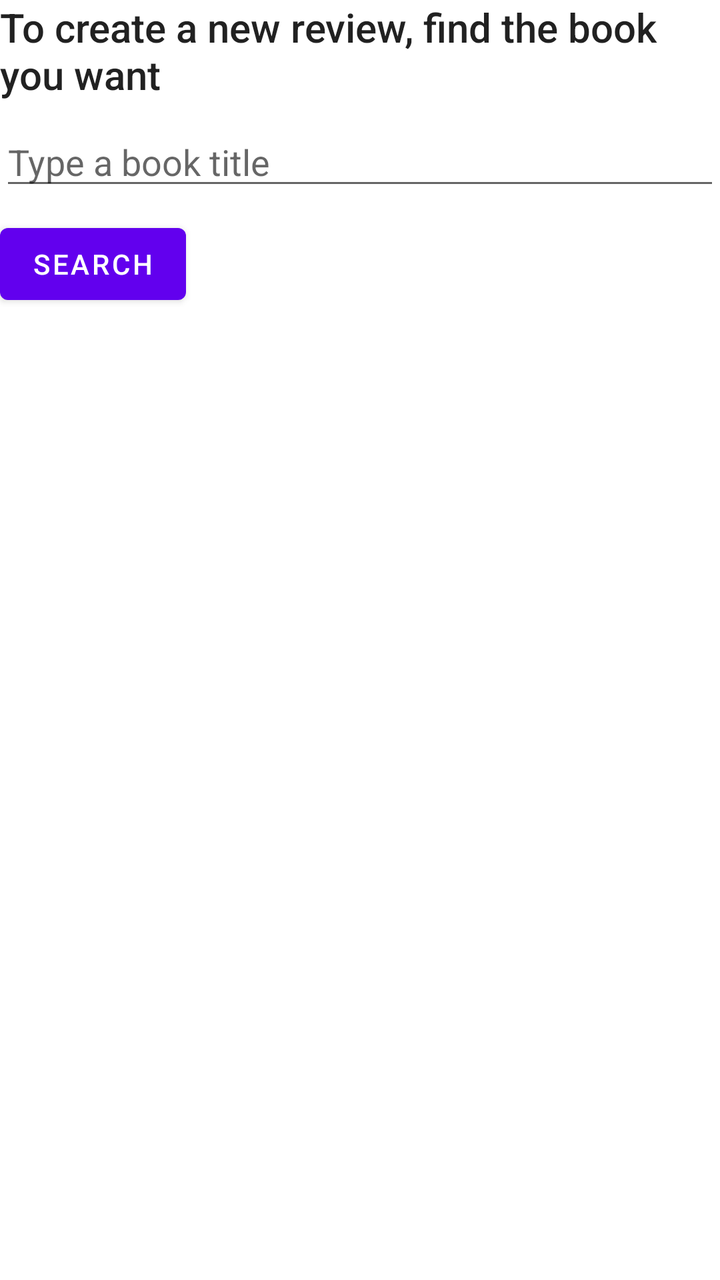
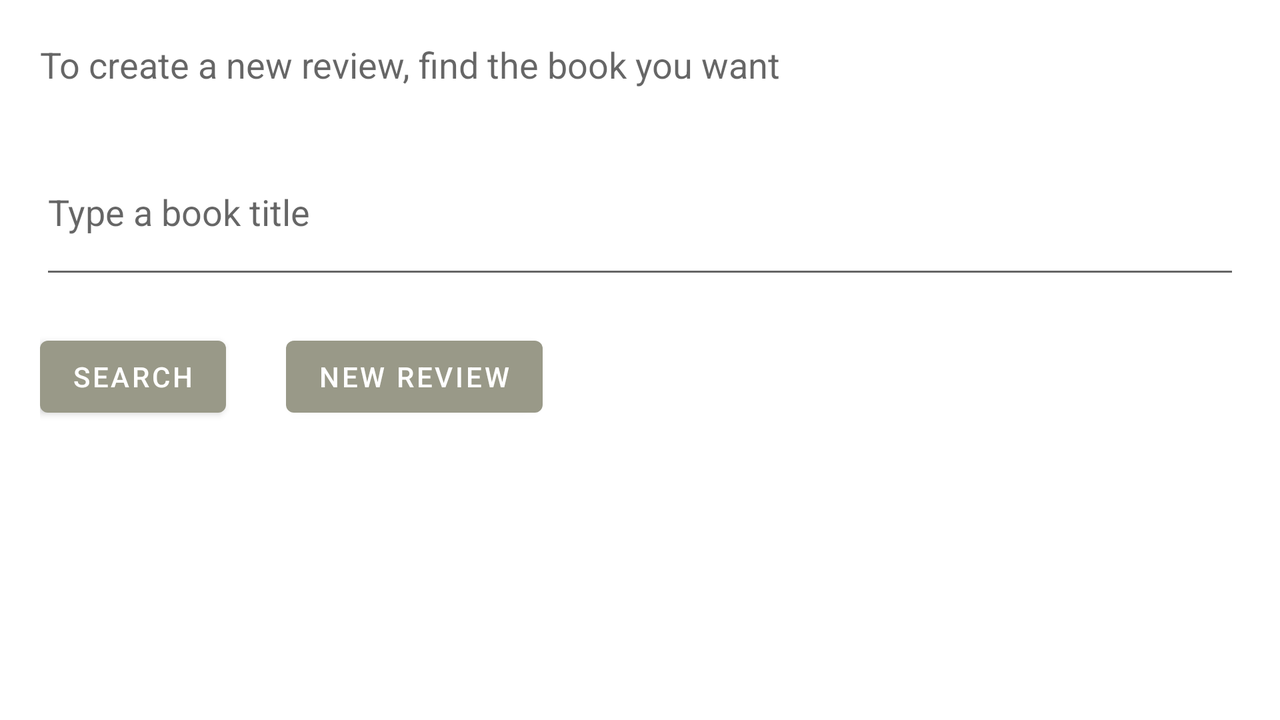

The same Android screen from two of the app's own layout files: first res/layout/ as a phone draws it, then the repository's variant for another configuration, drawn on a device whose configuration selects that folder. Both files follow.
<!-- AndroidManifest.xml: application theme Theme.BookRater -->
<!-- res/layout/activity_new_review.xml -->
<?xml version="1.0" encoding="utf-8"?>
<androidx.constraintlayout.widget.ConstraintLayout xmlns:android="http://schemas.android.com/apk/res/android"
    xmlns:app="http://schemas.android.com/apk/res-auto"
    xmlns:tools="http://schemas.android.com/tools"
    android:layout_width="match_parent"
    android:layout_height="match_parent"
    tools:context=".NewReview">


    <TextView
        android:id="@+id/instructions"
        android:layout_width="match_parent"
        android:layout_height="wrap_content"
        android:text="@string/instructions"
        android:textAppearance="@style/TextAppearance.AppCompat.Title"
        app:layout_constraintStart_toStartOf="parent"
        app:layout_constraintTop_toTopOf="parent"/>

    <EditText
        android:id="@+id/bookInput"
        android:layout_width="match_parent"
        android:layout_height="wrap_content"
        android:layout_marginTop="8dp"
        android:hint="@string/input_hint"
        android:inputType="text"
        app:layout_constraintEnd_toEndOf="parent"
        app:layout_constraintStart_toStartOf="parent"
        app:layout_constraintTop_toBottomOf="@+id/instructions"/>

    <Button
        android:id="@+id/searchButton"
        android:layout_width="wrap_content"
        android:layout_height="wrap_content"
        android:layout_marginTop="8dp"
        android:onClick="searchBooks"
        android:text="@string/button_text"
        app:layout_constraintStart_toStartOf="parent"
        app:layout_constraintTop_toBottomOf="@+id/bookInput"/>

    <TextView
        android:id="@+id/titleText"
        android:layout_width="wrap_content"
        android:layout_height="wrap_content"
        android:layout_marginTop="16dp"
        android:textAppearance=
            "@style/TextAppearance.AppCompat.Headline"
        app:layout_constraintStart_toStartOf="parent"
        app:layout_constraintTop_toBottomOf="@+id/searchButton" />

    <TextView
        android:id="@+id/authorText"
        android:layout_width="wrap_content"
        android:layout_height="wrap_content"
        android:layout_marginTop="8dp"
        android:textAppearance=
            "@style/TextAppearance.AppCompat.Headline"
        app:layout_constraintStart_toStartOf="parent"
        app:layout_constraintTop_toBottomOf="@+id/titleText"/>

</androidx.constraintlayout.widget.ConstraintLayout>
<!-- resources referenced by this layout -->
<resources>
  <string name="button_text">search</string>
  <string name="input_hint">Type a book title</string>
  <string name="instructions">To create a new review, find the book you want</string>
  <style name="Theme.BookRater" parent="Theme.MaterialComponents.DayNight.DarkActionBar">
          
          <item name="colorPrimary">@color/purple_500</item>
          <item name="colorPrimaryVariant">@color/purple_700</item>
          <item name="colorOnPrimary">@color/white</item>
          
          <item name="colorSecondary">@color/teal_200</item>
          <item name="colorSecondaryVariant">@color/teal_700</item>
          <item name="colorOnSecondary">@color/black</item>
          
          <item name="android:statusBarColor">?attr/colorPrimaryVariant</item>
          
      </style>
</resources>
<!-- res/layout-land/activity_new_review.xml (the repository's variant of the layout above) -->
<!-- drawn on the phone turned sideways -->
<?xml version="1.0" encoding="utf-8"?>
<androidx.constraintlayout.widget.ConstraintLayout xmlns:android="http://schemas.android.com/apk/res/android"
    xmlns:app="http://schemas.android.com/apk/res-auto"
    xmlns:tools="http://schemas.android.com/tools"
    android:layout_width="match_parent"
    android:layout_height="match_parent"
    android:padding="20dp"
    tools:context=".NewReview">


    <TextView
        android:id="@+id/instructions"
        android:layout_width="match_parent"
        android:layout_height="wrap_content"
        android:text="@string/instructions"
        android:textAppearance="@style/TextAppearance.AppCompat.Medium"
        app:layout_constraintStart_toStartOf="parent"
        app:layout_constraintTop_toTopOf="parent" />

    <EditText
        android:id="@+id/bookInput"
        android:layout_width="0dp"
        android:layout_height="80dp"
        android:layout_marginTop="20dp"
        android:hint="@string/input_hint"
        android:inputType="text"
        app:layout_constraintEnd_toEndOf="parent"
        app:layout_constraintStart_toStartOf="parent"
        app:layout_constraintTop_toBottomOf="@+id/instructions" />

    <Button
        android:id="@+id/searchButton"
        android:layout_width="wrap_content"
        android:layout_height="wrap_content"
        android:layout_marginTop="20dp"
        android:onClick="searchBooks"
        android:text="@string/button_text"
        android:theme="@style/Button.greyTint"
        app:layout_constraintStart_toStartOf="parent"
        app:layout_constraintTop_toBottomOf="@+id/bookInput" />

    <TextView
        android:id="@+id/titleText"
        android:layout_width="wrap_content"
        android:layout_height="wrap_content"
        android:layout_marginTop="20dp"
        android:textAppearance="@style/TextAppearance.AppCompat.Headline"
        app:layout_constraintStart_toStartOf="parent"
        app:layout_constraintTop_toBottomOf="@+id/searchButton" />

    <TextView
        android:id="@+id/authorText"
        android:layout_width="wrap_content"
        android:layout_height="wrap_content"
        android:layout_marginTop="10dp"
        android:textAppearance="@style/TextAppearance.AppCompat.Headline"
        app:layout_constraintStart_toStartOf="parent"
        app:layout_constraintTop_toBottomOf="@+id/titleText" />

    <Button
        android:id="@+id/button2"
        android:layout_width="wrap_content"
        android:layout_height="wrap_content"
        android:layout_marginStart="30dp"
        android:layout_marginTop="20dp"
        android:onClick="newReview"
        android:text="new Review"
        android:theme="@style/Button.greyTint"
        app:layout_constraintStart_toEndOf="@+id/searchButton"
        app:layout_constraintTop_toBottomOf="@+id/bookInput" />

</androidx.constraintlayout.widget.ConstraintLayout>
<!-- resources referenced by the variant -->
<!-- as the phone turned sideways resolves them -->
<resources>
  <string name="button_text">search</string>
  <string name="input_hint">Type a book title</string>
  <string name="instructions">To create a new review, find the book you want</string>
  <style name="Button.greyTint" parent="ThemeOverlay.AppCompat">
      <item name="colorPrimary">#999988</item>
  </style>
  <style name="Theme.BookRater" parent="Theme.MaterialComponents.DayNight.DarkActionBar">
          
          <item name="colorPrimary">@color/purple_500</item>
          <item name="colorPrimaryVariant">@color/purple_700</item>
          <item name="colorOnPrimary">@color/white</item>
          
          <item name="colorSecondary">@color/teal_200</item>
          <item name="colorSecondaryVariant">@color/teal_700</item>
          <item name="colorOnSecondary">@color/black</item>
          
          <item name="android:statusBarColor">?attr/colorPrimaryVariant</item>
          
      </style>
</resources>
